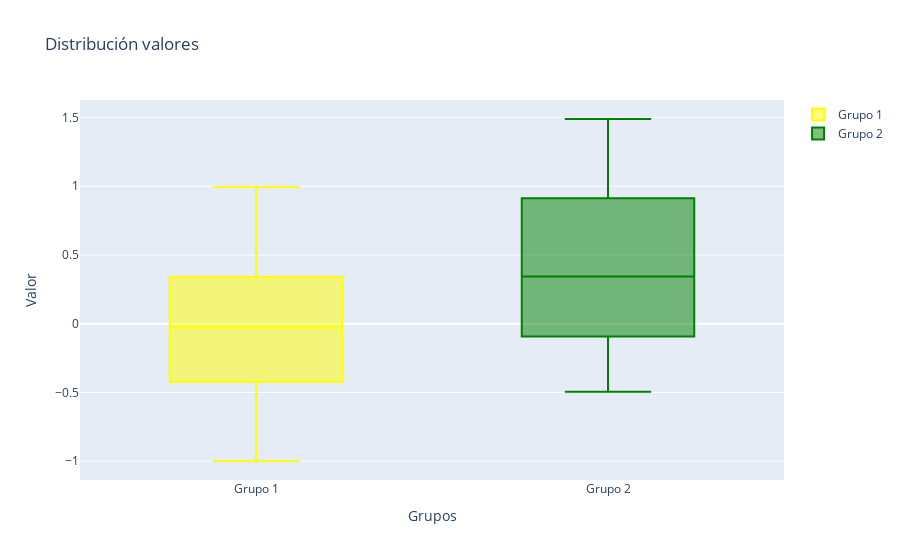

The cell this chart's notebook holds for it:
### Markdown cell above
#### Diagrama de caja
A continuación crearemos una diagrama de caja.

### Code cell
# Importamos la librería de números aleatorios:
from random import random

# Declaramos una figura.
fig = go.Figure(
                data = [ 
                    # Tipo de visualización. En este caso definimos un diagrama de caja:
                    go.Box(
                            y = [2*random()-1 for i in range(100)], # Definimos los valores de la serie de datos.
                            name = "Grupo 1",                       # Definimos nombre de la serie de datos.
                            marker_color = 'yellow'                 # Definimos el color del diagrama.
                               ),
                    # Tipo de visualización. En este caso definimos un diagrama de caja.
                    go.Box(
                            y = [2*random()-.5 for i in range(100)], # Definimos los valores de la serie de datos.
                            name = "Grupo 2",                        # Definimos nombre de la serie de datos.
                            marker_color = 'green'                   # Definimos color del diagrama.
                               ) 
                       ],
                # Modificamos el estilo del diseño.
                layout = go.Layout(
                                    title = "Distribución valores",  # Definimos el título del gráfico.
                                    xaxis_title = "Grupos",          # Definimos el título del eje x.
                                    yaxis_title = "Valor"            # Definimos el título del eje y.
                                  )
                )

fig.show()

### Figure 1 — Plotly figure (JSON) as saved in the notebook; plotly's stock layout.template omitted (floating-point values rounded to 4 significant figures)
{"data": [{"marker": {"color": "yellow"}, "name": "Grupo 1", "type": "box", "y": [-0.9517, 0.9253, 0.3011, 0.05159, -0.1065, -0.6405, 0.1046, -0.3115, 0.09825, 0.1824, -0.009916, -0.1283, 0.5758, 0.6852, -0.01904, -0.1829, 0.04382, 0.59, -0.006898, -0.01702, -0.4513, -0.6103, -0.8353, 0.239, -0.5189, -0.9473, -0.8466, 0.0297, 0.6216, -0.1152, -0.2232, 0.5986, -0.977, -0.2647, -0.2004, -0.3728, -0.07928, -0.4246, -0.6762, -0.01718, -0.00719, 0.0193, -0.9595, 0.2603, 0.325, 0.5876, 0.4931, -0.2166, 0.2408, 0.6242, 0.4842, -0.5656, -0.9603, -0.4243, 0.4121, 0.5692, -0.4182, -0.9989, -0.5515, 0.9824, 0.3391, 0.6484, -0.3981, -0.469, 0.4137, 0.05199, -0.3883, -0.4027, 0.2511, -0.03319, -0.02183, -0.904, 0.8066, 0.6043, 0.3413, 0.17, -0.1755, 0.573, 0.6609, 0.6632, -0.4059, -0.3796, -0.6051, 0.1452, -0.8612, 0.9104, 0.6792, -0.2895, -0.7458, -0.04195, 0.9955, -0.02043, -0.2124, -0.9788, -0.4282, 0.6678, -0.2721, -0.4207, -0.1845, -0.9005]}, {"marker": {"color": "green"}, "name": "Grupo 2", "type": "box", "y": [-0.01242, 0.1351, -0.377, -0.1634, 0.08003, 0.616, -0.4653, 0.5302, 0.8324, -0.08819, 1.263, -0.01854, 1.046, -0.2629, -0.4943, -0.4787, 0.3362, 0.1774, 0.5005, 0.7425, 0.1377, 0.1838, 0.5064, 0.4364, 0.5139, 0.1746, 0.8616, 1.163, 0.9169, -0.03295, 1.158, 0.9214, -0.4341, 0.6101, -0.3746, -0.1063, 1.292, 0.7371, -0.09616, 0.5179, 0.2405, 0.4737, -0.4345, 1.177, 0.1435, 0.1651, -0.3276, 0.1939, 0.3283, 0.8763, -0.3944, -0.3573, 0.8885, -0.3539, 0.2688, 0.9634, 1.49, 1.177, 1.33, 0.1724, 1.072, 1.261, 0.256, -0.4414, 1.426, -0.1369, 1.252, 0.517, 0.9605, 0.102, 1.154, 0.9097, 0.8663, -0.2829, 1.264, -0.2119, -0.3662, 0.3041, 1.122, -0.4261, -0.1775, 0.04448, -0.099, 0.003609, -0.248, 0.4832, 0.1915, 1.093, 0.7387, 1.437, 1.144, 1.002, 0.722, -0.1114, 1.343, 0.5948, 0.3526, 0.7908, 0.07655, 0.6857]}], "layout": {"title": {"text": "Distribución valores"}, "xaxis": {"title": {"text": "Grupos"}}, "yaxis": {"title": {"text": "Valor"}}}}
